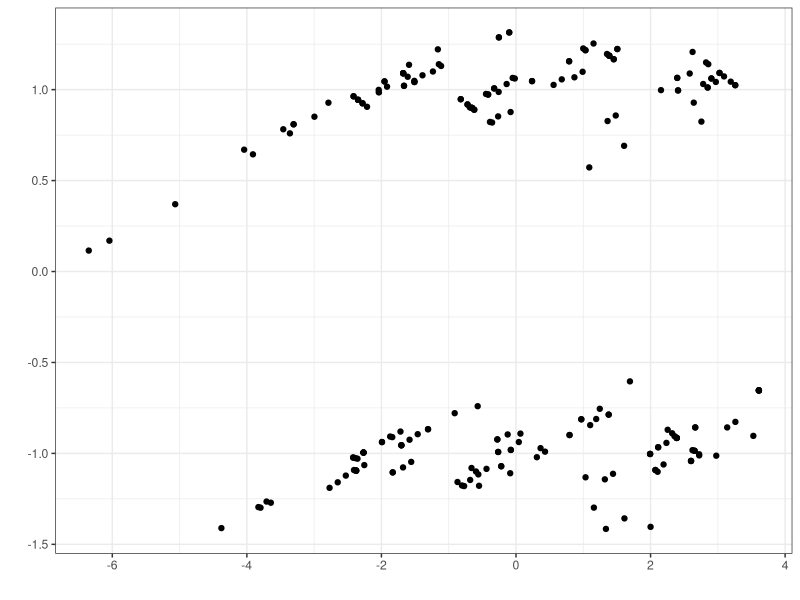
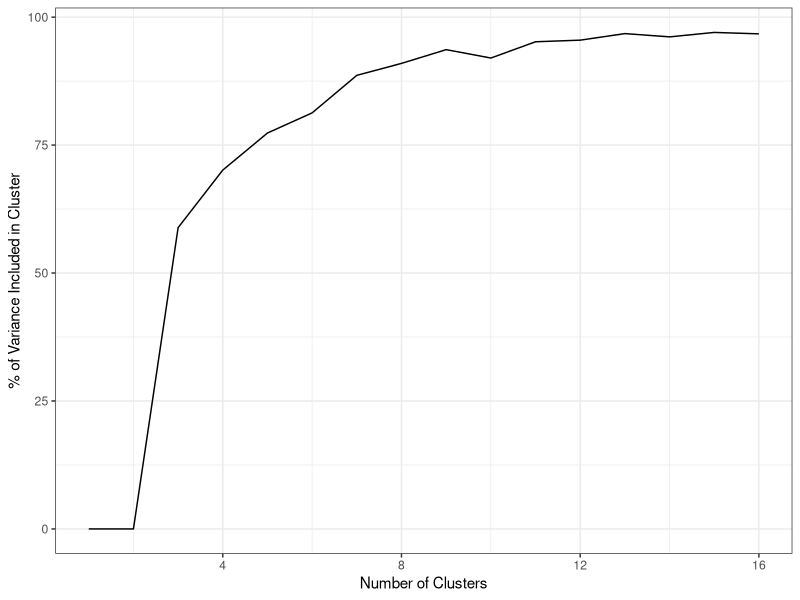
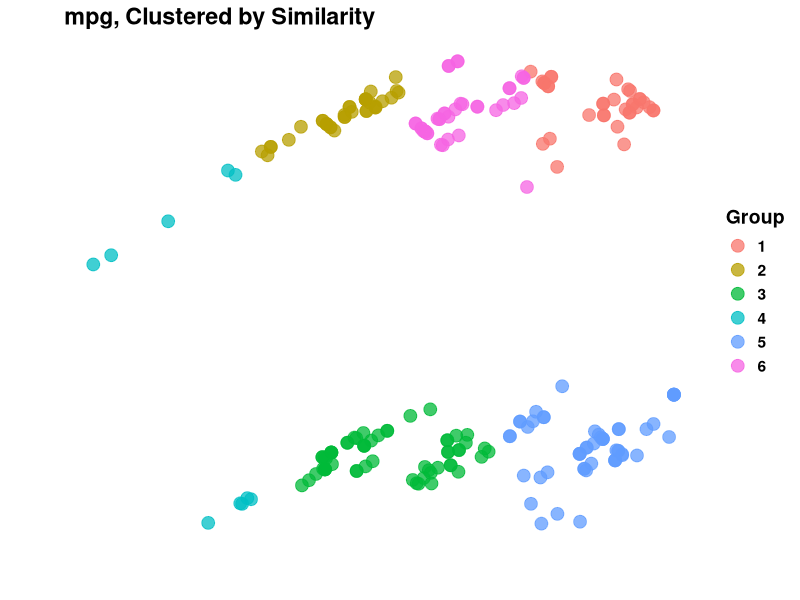
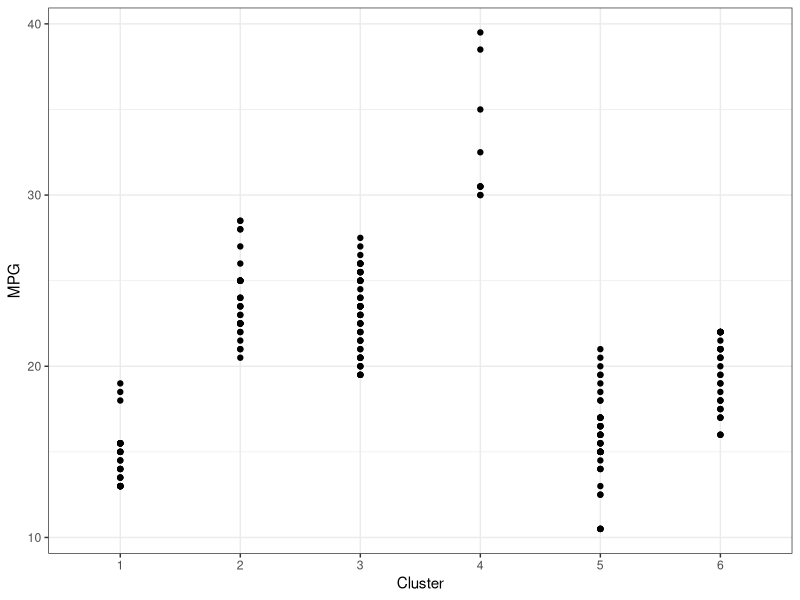

Generate these figures, in order, with R: (Note: this script raises an error after producing the figures.)
library(ggplot2)
library(stats)
library(randomForest)

theme_clean <- theme(
  panel.background = element_rect(fill="white"),
  axis.ticks = element_line(colour=NA),
  panel.grid = element_line(colour="white"),
  text = element_text(size=14, face="bold"),
  axis.text.y = element_text(colour=NA),
  axis.text.x = element_text(colour=NA)  
)

mpg.df <- mpg
mpg.df$comb <- (mpg$cty + mpg$hwy) / 2


mpg.df2 <- mpg.df
mpg.df2$manufacturer <- NULL
mpg.df2$trans <- NULL
mpg.df2$drv <- NULL
mpg.df2$model <- NULL
mpg.df2$class <- NULL
mpg.df2$fl <- NULL
mpg.df2 <- scale(x=mpg.df2, scale=TRUE)


mpg.mtx <- as.matrix(mpg.df2)
mpg.dist <- dist(mpg.mtx)
mpg.mds <- cmdscale(mpg.dist)
mpg.mds.df <- as.data.frame(mpg.mds)
qplot(data=mpg.mds.df, x=V1, y=V2, xlab="", ylab="")+theme_bw()



mpg.kmeans.efficiency <- c(0)
for (i in 1:15) 
{
  mpg.kmeans <- kmeans(x=mpg.mds, centers=i)
  mpg.kmeans.efficiency <- append(mpg.kmeans.efficiency, mpg.kmeans$betweenss / mpg.kmeans$totss)
}

mpg.kmeff.df <- data.frame(mpg.kmeans.efficiency, 1:length(mpg.kmeans.efficiency) )
names(mpg.kmeff.df) <- c("Efficiency","NumberOfClusters")
qplot(data=mpg.kmeff.df, x=NumberOfClusters, y=Efficiency*100, xlab="Number of Clusters", ylab="% of Variance Included in Cluster", geom="line")+theme_bw()
#elbow point is right around 6 clusters.

mpg.kmeans.final <- kmeans(x=mpg.mds, centers=6)

p <- ggplot(data=mpg.mds.df, aes(x=V1, y=V2, color=factor(mpg.kmeans.final$cluster)))+
  geom_point(position="identity", size=4, alpha=I(3/4))+
  labs(x="", y="", title="mpg, Clustered by Similarity",color="Group")+
  theme_clean
plot(p)


for (i in 1:nrow(mpg.df)) {
  mpg.df$ClusterID[i] <- mpg.kmeans.final$cluster[i]
}


qplot(data=mpg.df, x=as.factor(ClusterID), y=comb, xlab="Cluster", ylab="MPG")+theme_bw() 

mpg.df[mpg.df$Cluster == 3,]
  #high-mileage cars

mpg.df[mpg.df$Cluster == 2,]
 #low-mileage cars






## NOW, DECISION TREES
mpg.df3 <- mpg.df
mpg.df3$ClusterID <- NULL
mpg.df3$class <- NULL
mpg.df3$cty <- NULL
mpg.df3$hwy <- NULL
mpg.df3$model <- NULL
mpg.df3$fl <- NULL
mpg.df

mpg.rf <- randomForest(comb ~ ., data=mpg.df3, ntree=300, importance=TRUE, localImp=TRUE, proximity=TRUE, na.action=na.omit)

importance(mpg.rf)
  #displacement is the most important
  #then the drivetrain
  #then the manufacturer.
  #transmission isn't as important. Neither is the year.


mpg.prediction <- predict(mpg.rf, newdata=mpg.df3)
mpg.prediction.diff <- as.data.frame(cbind(mpg.prediction, mpg.df3$comb))
mpg.prediction.diff$RowNumber <- apply(mpg.prediction.diff, 1, function(nrow) 0)
mpg.prediction.diff$Delta <- apply(mpg.prediction.diff, 1, function(nrow) 0)
mpg.prediction.diff <- mpg.prediction.diff[ order(mpg.prediction.diff[,2], na.last=FALSE, decreasing=FALSE), ]

for (i in 1:nrow(mpg.prediction.diff)) {
  mpg.prediction.diff$RowNumber[i] <- i
}


summary(mpg.prediction.diff)

names(mpg.prediction.diff) <- c("Predicted", "Actual", "RowNumber", "Delta")

#the Delta is the residual
mpg.prediction.diff["Delta"] <- mpg.prediction.diff["Actual"] - mpg.prediction.diff["Predicted"]

p <- NULL
p <- ggplot(data=mpg.prediction.diff, aes(x=RowNumber, y=Actual)) +
  geom_point(colour="dark red", fill=NA, size=2) +
  geom_point(mapping=aes(x=RowNumber, y=Predicted), color="dark green", fill=NA, size=2) +
  labs (x="", y="MPG", title="MPG - Predicted vs Actual") +
  theme_bw()
plot(p)

p <- NULL
p <- ggplot(data=mpg.prediction.diff, aes(x=RowNumber, y=Actual)) +
  geom_point(mapping=aes(x=RowNumber, y=Predicted), color="dark green", fill=NA, size=2) +
  geom_point(mapping=aes(x=RowNumber, y=Delta), color="black", fill=NA, size=2) +
  labs (x="", y="MPG", title="MPG - Predicted vs Residual ") +
  theme_bw()
plot(p)

mpg.df


## LINEAR REGRESSION
qplot(data=mpg.df, x=displ, y=comb, geom=c("point","smooth"), method="lm", xlab="Displacement", ylab="MPG")+theme_bw()

#OVERFITTING:
qplot(data=mpg.df, x=displ, y=comb, geom=c("point","smooth"), xlab="Displacement", ylab="MPG")+theme_bw()
